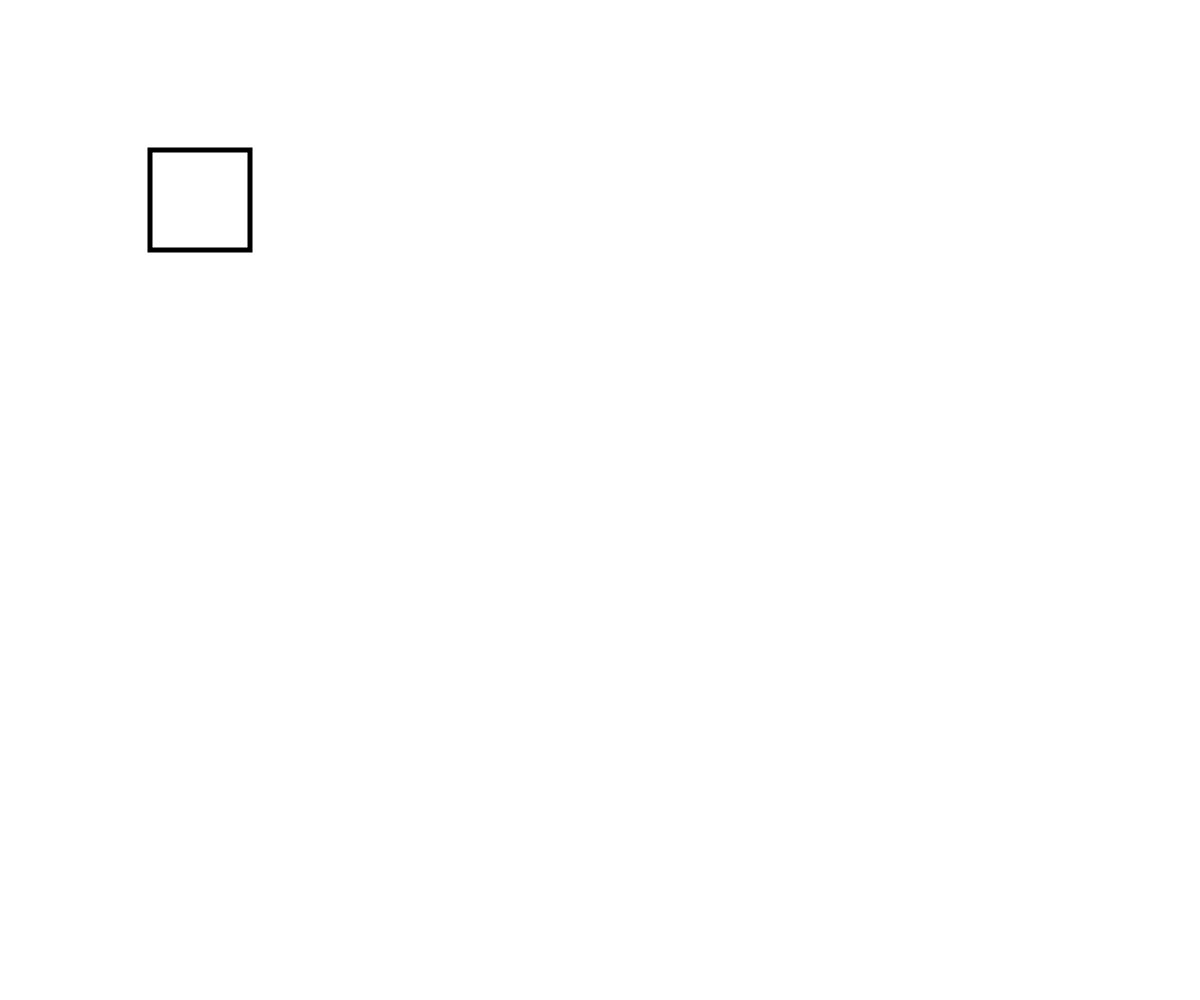
Frame 1 (no input)
Frame 60 (no input): identical to frame 1, image omitted
Frame 120 (the mouse pressed at the canvas centre since frame 60): identical to frame 1, image omitted

The p5.js sketch that drew this single still picture (run headless with seeded random() and noise() and a simulated clock; from frame 60 on, the mouse is pressed at the canvas centre):

// p5.js sketch
// ── sketch.js
// Example from http://coursescript.com/notes/interactivecomputing/interactivity/

var isOverRectangle;
var bgColor;

function setup() {
  createCanvas(windowWidth, windowHeight);
  bgColor = color(255);
}
 
function draw() {
  background(bgColor);
 
  // check if mouse is inside the rectangle
  // mouseX >= x && mouseX <= x+width && mouseY >= y && mouseY <= y+height
	if (mouseX >= 150 && mouseX <= 150+100 && mouseY >= 150 && mouseY <= 150+100) {
		isOverRectangle = true;
	} else {
		isOverRectangle = false;
	}
  
  // draw a rectangle
  stroke(0);
  strokeWeight(5);
  rectMode(CORNER);
  rect(150, 150, 100, 100);
  
}
 
function mousePressed(){
  if(isOverRectangle){
    bgColor = color(random(255), random(255), random(255));
  }
  print(isOverRectangle);
}

function isOverRectangle(){

}
